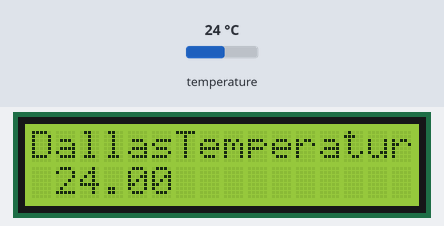
Recording of a sketch running on a simulated Arduino Uno, built with avr-gcc and run on an emulated ATmega328P. Shown: 16×2 character LCD. The test bench sets the inputs (shaded band); at power-on: temperature 24 °C. What the sketch prints to the serial monitor is not drawn.

Above: at 1.2 s.
1.3 s: temperature set to 12 °C
At 4.0 s:
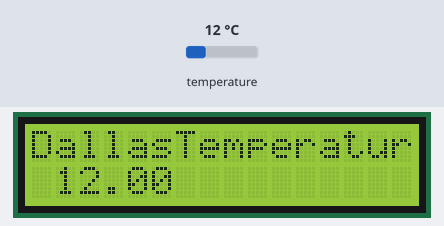
5.1 s: temperature set to 19 °C
At 7.1 s:
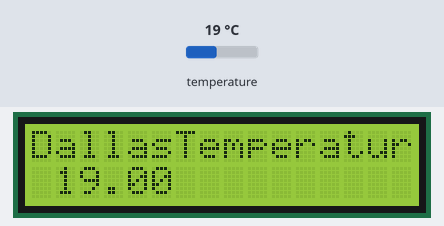
7.9 s: temperature set to 28 °C
At 10.4 s:
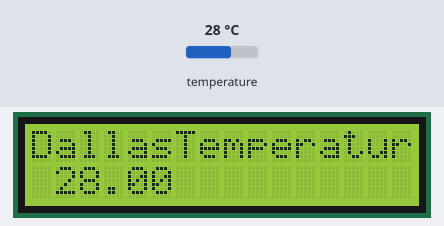
Timing chart, 0 to 11.9 s (numbered marks = the images above; inputs shaded):
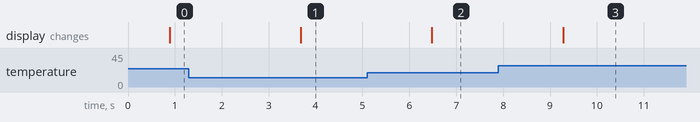

The sketch:

DS18B20.ino
```cpp
#include <Wire.h>
#include <LiquidCrystal_I2C.h>
#include <OneWire.h>
#include <DallasTemperature.h>
#define ONE_WIRE_BUS 7

LiquidCrystal_I2C lcd(0x27, 16, 2); // set the LCD address to 0x27 for a 16 chars and 2 line display
OneWire oneWire(ONE_WIRE_BUS);
DallasTemperature sensors(&oneWire);

void setup(void)
{
  Serial.begin(9600);
  Serial.println("Temperature Sensor");
    lcd.begin(16, 2);
  // Print a message to the LCD.
  lcd.print("DallasTemperature");

  // 初始化
  sensors.begin();
}

void loop(void)
{
  // 要求匯流排上的所有感測器進行溫度轉換
  sensors.requestTemperatures();

  // 取得溫度讀數（攝氏）並輸出，
  // 參數0代表匯流排上第0個1-Wire裝置
  Serial.println(sensors.getTempCByIndex(0));
  lcd.setCursor(1, 1);
    lcd.print("              ") ;
   lcd.setCursor(1, 1);
  lcd.print(sensors.getTempCByIndex(0));

  delay(2000);
}
```

Measured:
- after the input at 1.3 s, the display: changes after 2.4 s (image 1)
- after the input at 5.1 s, the display: changes after 1.4 s (image 2)
- after the input at 7.9 s, the display: changes after 1.4 s (image 3)
